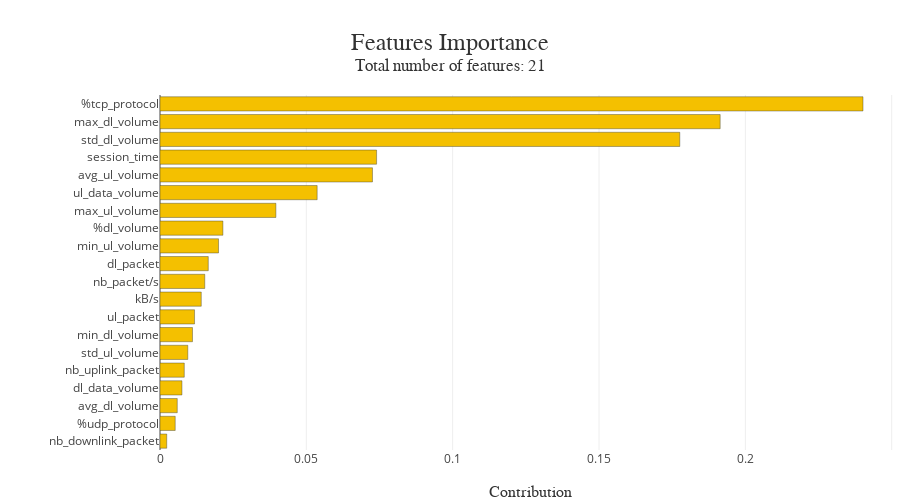

Write notebook code for a chart like this one.
### Code cell
# Display feature importance
xpl.plot.features_importance()

### Figure 1 — Plotly figure (JSON) as saved in the notebook; plotly's stock layout.template omitted (floating-point values rounded to 4 significant figures)
{"data": [{"customdata": ["nb_downlink_packet", "%udp_protocol", "avg_dl_volume", "dl_data_volume", "nb_uplink_packet", "std_ul_volume", "min_dl_volume", "ul_packet", "kB/s", "nb_packet/s", "dl_packet", "min_ul_volume", "%dl_volume", "max_ul_volume", "ul_data_volume", "avg_ul_volume", "session_time", "std_dl_volume", "max_dl_volume", "%tcp_protocol"], "hovertemplate": "Feature: %{customdata}<br />Contribution: %{x:.4f}<extra></extra>", "marker": {"color": ["rgba(244, 192, 0, 1.0)", "rgba(244, 192, 0, 1.0)", "rgba(244, 192, 0, 1.0)", "rgba(244, 192, 0, 1.0)", "rgba(244, 192, 0, 1.0)", "rgba(244, 192, 0, 1.0)", "rgba(244, 192, 0, 1.0)", "rgba(244, 192, 0, 1.0)", "rgba(244, 192, 0, 1.0)", "rgba(244, 192, 0, 1.0)", "rgba(244, 192, 0, 1.0)", "rgba(244, 192, 0, 1.0)", "rgba(244, 192, 0, 1.0)", "rgba(244, 192, 0, 1.0)", "rgba(244, 192, 0, 1.0)", "rgba(244, 192, 0, 1.0)", "rgba(244, 192, 0, 1.0)", "rgba(244, 192, 0, 1.0)", "rgba(244, 192, 0, 1.0)", "rgba(244, 192, 0, 1.0)"], "line": {"color": "rgba(52, 55, 54, 0.8)", "width": 0.5}}, "name": "Global", "orientation": "h", "type": "bar", "x": [0.0023, 0.0052, 0.0059, 0.0075, 0.0083, 0.0095, 0.0111, 0.0118, 0.0141, 0.0153, 0.0165, 0.02, 0.0215, 0.0396, 0.0537, 0.0726, 0.074, 0.1776, 0.1914, 0.2402], "y": ["nb_downlink_packet", "%udp_protocol", "avg_dl_volume", "dl_data_volume", "nb_uplink_packet", "std_ul_volume", "min_dl_volume", "ul_packet", "kB/s", "nb_packet/s", "dl_packet", "min_ul_volume", "%dl_volume", "max_ul_volume", "ul_data_volume", "avg_ul_volume", "session_time", "std_dl_volume", "max_dl_volume", "%tcp_protocol"]}], "layout": {"autosize": false, "barmode": "group", "height": 500, "hovermode": "closest", "margin": {"b": 50, "l": 160, "r": 0, "t": 95}, "title": {"font": {"color": "rgb(50, 50, 50)", "family": "Arial", "size": 24}, "text": "Features Importance<br><sup>Total number of features: 21</sup>", "x": 0.5, "xanchor": "center", "y": 0.9, "yanchor": "middle"}, "width": 900, "xaxis": {"title": {"font": {"color": "rgb(50, 50, 50)", "family": "Arial Black", "size": 16}, "text": "Contribution"}}, "yaxis": {"automargin": true, "dtick": 1, "tickmode": "array", "ticktext": ["nb_downlink_packet", "%udp_protocol", "avg_dl_volume", "dl_data_volume", "nb_uplink_packet", "std_ul_volume", "min_dl_volume", "ul_packet", "kB/s", "nb_packet/s", "dl_packet", "min_ul_volume", "%dl_volume", "max_ul_volume", "ul_data_volume", "avg_ul_volume", "session_time", "std_dl_volume", "max_dl_volume", "%tcp_protocol"], "tickvals": ["nb_downlink_packet", "%udp_protocol", "avg_dl_volume", "dl_data_volume", "nb_uplink_packet", "std_ul_volume", "min_dl_volume", "ul_packet", "kB/s", "nb_packet/s", "dl_packet", "min_ul_volume", "%dl_volume", "max_ul_volume", "ul_data_volume", "avg_ul_volume", "session_time", "std_dl_volume", "max_dl_volume", "%tcp_protocol"], "title": {"font": {"color": "rgb(50, 50, 50)", "family": "Arial Black", "size": 16}}}}}
